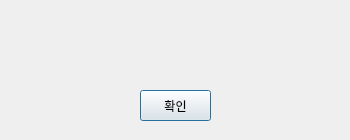
<?xml version="1.0" encoding="UTF-8"?>
<ui version="4.0">
 <class>error1</class>
 <widget class="QDialog" name="error1">
  <property name="geometry">
   <rect>
    <x>0</x>
    <y>0</y>
    <width>350</width>
    <height>140</height>
   </rect>
  </property>
  <property name="windowTitle">
   <string>Dialog</string>
  </property>
  <widget class="QLabel" name="label">
   <property name="geometry">
    <rect>
     <x>0</x>
     <y>20</y>
     <width>351</width>
     <height>50</height>
    </rect>
   </property>
   <property name="font">
    <font>
     <family>HY견고딕</family>
    </font>
   </property>
   <property name="text">
    <string/>
   </property>
   <property name="alignment">
    <set>Qt::AlignCenter</set>
   </property>
  </widget>
  <widget class="QPushButton" name="pushButton">
   <property name="geometry">
    <rect>
     <x>140</x>
     <y>90</y>
     <width>71</width>
     <height>31</height>
    </rect>
   </property>
   <property name="font">
    <font>
     <family>HY견고딕</family>
    </font>
   </property>
   <property name="text">
    <string>확인</string>
   </property>
  </widget>
 </widget>
 <resources/>
 <connections/>
</ui>
